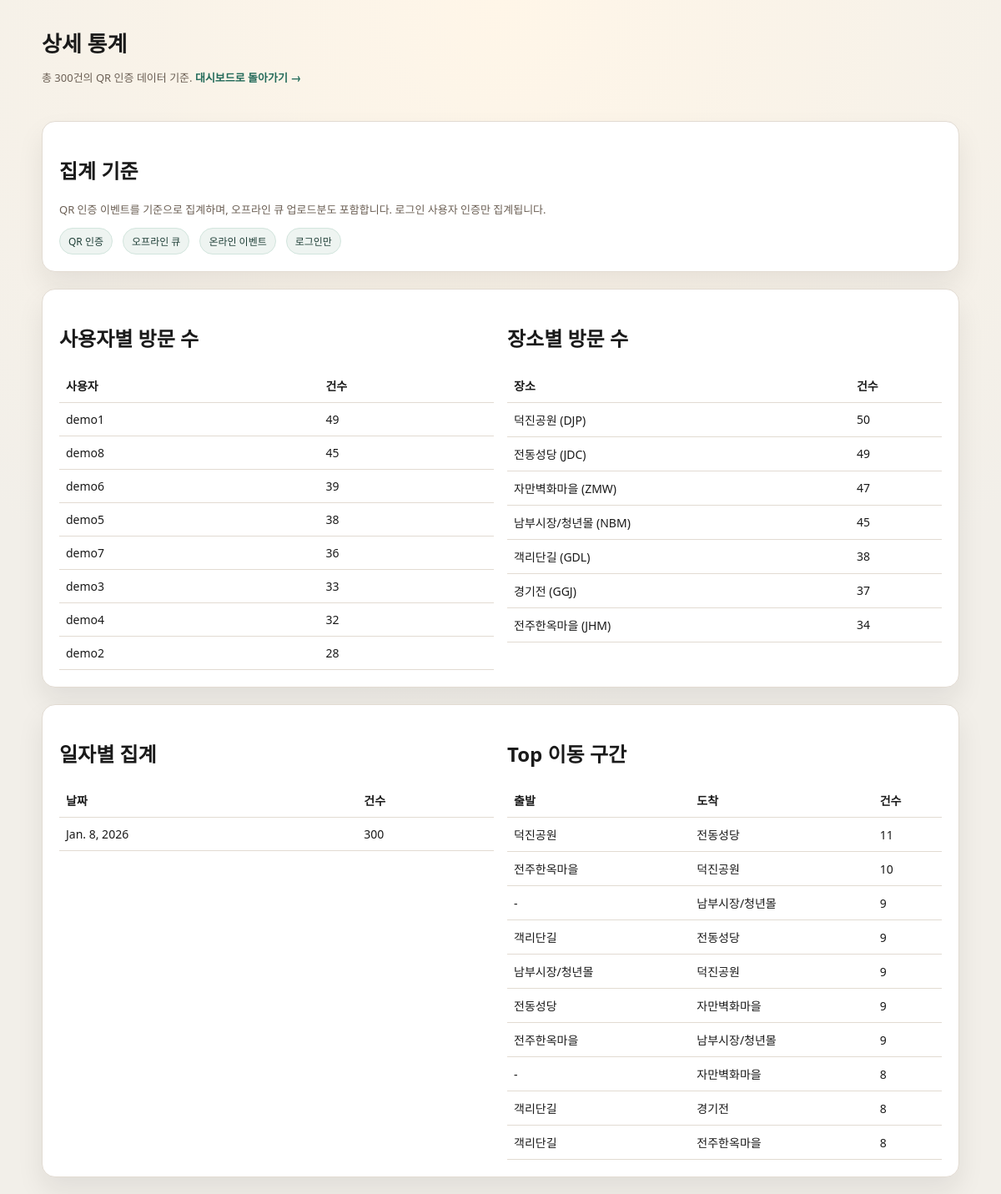
Screenshot of /stats/ with the database file from the repository.
### dashboard/models.py (models this page shows, shortened)
class Place(models.Model):
    code = models.CharField(max_length=32, unique=True)
    name = models.CharField(max_length=100)
    class Meta:
        ordering = ["name"]

class QRVisit(models.Model):
    user = models.ForeignKey(
        settings.AUTH_USER_MODEL,
        on_delete=models.SET_NULL,
        null=True,
        blank=True,
        related_name="qr_visits",
    )
    from_place = models.ForeignKey(
        Place,
        on_delete=models.SET_NULL,
        null=True,
        blank=True,
        related_name="visits_from",
    )
    to_place = models.ForeignKey(
        Place,
        on_delete=models.CASCADE,
        related_name="visits_to",
    )
    created_at = models.DateTimeField(auto_now_add=True)
    class Meta:
        ordering = ["-created_at"]

### dashboard/views.py (the view)
# urls.py: path("stats/", views.stats_detail, name="dashboard-stats"),
def stats_detail(request):
    visits_qs = _filtered_visits(request)
    total_visits = visits_qs.count()
    user_rows = (
        visits_qs.values("user__username")
        .annotate(visits=Count("id"))
        .order_by("-visits")
    )
    user_stats = [
        {
            "name": row["user__username"],
            "visits": row["visits"],
        }
        for row in user_rows
    ]
    place_rows = (
        visits_qs.values("to_place__name", "to_place__code")
        .annotate(visits=Count("id"))
        .order_by("-visits", "to_place__name")
    )
    place_stats = [
        {
            "name": row["to_place__name"],
            "code": row["to_place__code"],
            "visits": row["visits"],
        }
        for row in place_rows
    ]
    daily_rows = (
        visits_qs.annotate(day=TruncDate("created_at"))
        .values("day")
        .annotate(visits=Count("id"))
        .order_by("day")
    )
    daily_stats = [
        {
            "day": row["day"],
            "visits": row["visits"],
        }
        for row in daily_rows
    ]
    transition_rows = (
        visits_qs.values("from_place__name", "to_place__name")
        .annotate(visits=Count("id"))
        .order_by("-visits")[:10]
    )
    transition_stats = [
        {
            "from": row["from_place__name"] or "-",
            "to": row["to_place__name"],
            "visits": row["visits"],
        }
        for row in transition_rows
    ]
    context = {
        "total_visits": total_visits,
        "user_stats": user_stats,
        "place_stats": place_stats,
        "daily_stats": daily_stats,
        "transition_stats": transition_stats,
        "query_string": request.GET.urlencode(),
    }
    return render(request, "dashboard/stats.html", context)

### dashboard/views.py (called while the page is built, shortened)
def _parse_date(value, end_of_day=False):
    if not value:
        return None

def _filtered_visits(request):
    qs = (
        QRVisit.objects.select_related("from_place", "to_place", "user")
        .filter(user__isnull=False)
    )
    start = _parse_date(request.GET.get("start"))
    end = _parse_date(request.GET.get("end"), end_of_day=True)
    to_code = request.GET.get("to") or ""
    from_code = request.GET.get("from") or ""
    username = request.GET.get("user") or ""
    if start:
        qs = qs.filter(created_at__gte=start)
    if end:
        qs = qs.filter(created_at__lte=end)
    if to_code:
        qs = qs.filter(to_place__code__iexact=to_code)
    if from_code:
        qs = qs.filter(from_place__code__iexact=from_code)
    if username:
        qs = qs.filter(user__username__icontains=username)
    return qs

### templates/dashboard/stats.html (shortened to what this page needs)
<!DOCTYPE html>
<html lang="en">
  <head>
  </head>
  <body>
    <header>
      <h1>상세 통계</h1>
      <p class="muted">
        총 {{ total_visits }}건의 QR 인증 데이터 기준.
        <a class="cta" href="{% url 'dashboard-index' %}?{{ query_string }}">대시보드로 돌아가기 →</a>
      </p>
    </header>
    <main>
      <section class="panel">
        <h2>집계 기준</h2>
        <p class="muted">
          QR 인증 이벤트를 기준으로 집계하며, 오프라인 큐 업로드분도 포함합니다.
          로그인 사용자 인증만 집계됩니다.
        </p>
        <div class="legend">
          <span>QR 인증</span>
          <span>오프라인 큐</span>
          <span>온라인 이벤트</span>
          <span>로그인만</span>
        </div>
      </section>
      <section class="panel two-col">
        <div>
          <h2>사용자별 방문 수</h2>
          {% if user_stats %}
            <table class="table">
              <thead>
                <tr>
                  <th>사용자</th>
                  <th>건수</th>
                </tr>
              </thead>
              <tbody>
                {% for row in user_stats %}
                  <tr>
                    <td>{{ row.name }}</td>
                    <td>{{ row.visits }}</td>
                  </tr>
                {% endfor %}
              </tbody>
            </table>
          {% else %}
            <p class="muted">데이터가 없습니다.</p>
          {% endif %}
        </div>
        <div>
          <h2>장소별 방문 수</h2>
          {% if place_stats %}
            <table class="table">
              <thead>
                <tr>
                  <th>장소</th>
                  <th>건수</th>
                </tr>
              </thead>
              <tbody>
                {% for row in place_stats %}
                  <tr>
                    <td>{{ row.name }} ({{ row.code }})</td>
                    <td>{{ row.visits }}</td>
                  </tr>
                {% endfor %}
              </tbody>
            </table>
          {% else %}
            <p class="muted">데이터가 없습니다.</p>
          {% endif %}
        </div>
      </section>
      <section class="panel two-col">
        <div>
          <h2>일자별 집계</h2>
          {% if daily_stats %}
            <table class="table">
              <thead>
                <tr>
                  <th>날짜</th>
                  <th>건수</th>
                </tr>
              </thead>
              <tbody>
                {% for row in daily_stats %}
                  <tr>
                    <td>{{ row.day }}</td>
                    <td>{{ row.visits }}</td>
                  </tr>
                {% endfor %}
              </tbody>
            </table>
          {% else %}
            <p class="muted">데이터가 없습니다.</p>
          {% endif %}
        </div>
        <div>
          <h2>Top 이동 구간</h2>
          {% if transition_stats %}
            <table class="table">
              <thead>
                <tr>
                  <th>출발</th>
                  <th>도착</th>
                  <th>건수</th>
                </tr>
              </thead>
              <tbody>
                {% for row in transition_stats %}
                  <tr>
                    <td>{{ row.from }}</td>
                    <td>{{ row.to }}</td>
                    <td>{{ row.visits }}</td>
                  </tr>
                {% endfor %}
              </tbody>
            </table>
          {% else %}
            <p class="muted">데이터가 없습니다.</p>
          {% endif %}
        </div>
      </section>
    </main>
  </body>
</html>

### templates/dashboard/stats.html (style rules this page uses)
:root { color-scheme: light; --bg: #f2efe9; --panel: #ffffff; --ink: #1a1a1a; --muted: #6b5f54; --accent: #246b5a; --line: #e2dbd2; }
body { margin: 0; font-family: "Segoe UI", "Helvetica Neue", Arial, sans-serif; background: radial-gradient(circle at top, #fff6e8 0%, var(--bg) 55%); color: var(--ink); }
header { padding: 32px 20px 10px; max-width: 1100px; margin: 0 auto; }
h1 { font-size: 26px; margin: 0 0 6px; }
main { max-width: 1100px; margin: 0 auto; padding: 20px; display: grid; gap: 20px; }
.panel { background: var(--panel); border-radius: 16px; padding: 20px; box-shadow: 0 16px 32px rgba(30, 27, 22, 0.08); border: 1px solid var(--line); }
.table { width: 100%; border-collapse: collapse; }
.table th, .table td { padding: 10px 8px; border-bottom: 1px solid var(--line); text-align: left; font-size: 14px; }
.muted { color: var(--muted); font-size: 13px; }
.two-col { display: grid; grid-template-columns: repeat(auto-fit, minmax(240px, 1fr)); gap: 16px; }
.cta { color: var(--accent); text-decoration: none; font-weight: 600; }
.legend { display: flex; gap: 12px; flex-wrap: wrap; margin-top: 8px; }
.legend span { padding: 6px 10px; border-radius: 999px; background: #eef4f1; border: 1px solid #d2e5dd; color: #1f3f37; font-size: 12px; }

### rows the page displays
Place: name "덕진공원", code "DJP", visits "50"
Place: name "전동성당", code "JDC", visits "49"
Place: name "자만벽화마을", code "ZMW", visits "47"
Place: name "남부시장/청년몰", code "NBM", visits "45"
Place: name "객리단길", code "GDL", visits "38"
Place: name "경기전", code "GGJ", visits "37"
Place: name "전주한옥마을", code "JHM", visits "34"
QRVisit: day "Jan. 8, 2026", visits "300"

### other values shown
{{ total_visits }} "300"
{{ row.name }} "demo1"
{{ row.visits }} "49"
{{ row.name }} "demo8"
{{ row.visits }} "45"
{{ row.name }} "demo6"
{{ row.visits }} "39"
{{ row.name }} "demo5"
{{ row.visits }} "38"
{{ row.name }} "demo7"
{{ row.visits }} "36"
{{ row.name }} "demo3"
{{ row.visits }} "33"
{{ row.name }} "demo4"
{{ row.visits }} "32"
